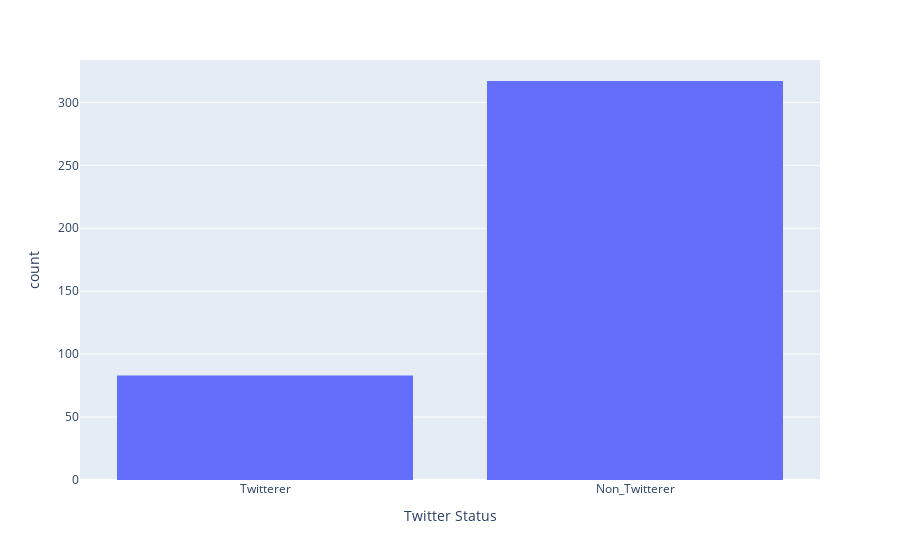

The notebook cell saved with this chart:
### Markdown cell above
> Answer here...

### Code cell
# test_Q3
# SAMPLE SOLUTION
# Simulation of random sample
import numpy as np
import pandas as pd
import plotly.express as px
np.random.seed(seed=11)
simulated_sample_n400 = np.random.choice(['Twitterer', 'Non_Twitterer'], size=400, replace=True, p=[0.23, 1-0.23])

# Plotting results
my_df = pd.DataFrame({'Twitter Status': simulated_sample_n400})
fig = px.histogram(my_df, x='Twitter Status')
fig.show()

# Sample solution
solution = 'Due to the randomness of seeds, your graph and response may look slightly different.\n \
    With my random seed I simulated fewer than 103 Doss twitter users, and a little bit fewer than the general population\n \
    rate of 23% (which would be 92 / 400). The simulation study is more supportive of the null hypothesis than the student study.\n \
    But this is to be expected since the simulation was run under the assumption that the null hypothesis is true.'
print(solution)

assert False

### Figure 1 — Plotly figure (JSON) as saved in the notebook; plotly's stock layout.template omitted (floating-point values rounded to 4 significant figures; data arrays with more than 128 entries replaced by an {"elided": "..."} marker saying what was removed)
{"data": [{"alignmentgroup": "True", "bingroup": "x", "hovertemplate": "Twitter Status=%{x}<br>count=%{y}<extra></extra>", "legendgroup": "", "marker": {"color": "#636efa", "pattern": {"shape": ""}}, "name": "", "offsetgroup": "", "orientation": "v", "showlegend": false, "type": "histogram", "x": {"elided": "400 str values"}, "xaxis": "x", "yaxis": "y"}], "layout": {"barmode": "relative", "legend": {"tracegroupgap": 0}, "margin": {"t": 60}, "xaxis": {"anchor": "y", "domain": [0, 1], "title": {"text": "Twitter Status"}}, "yaxis": {"anchor": "x", "domain": [0, 1], "title": {"text": "count"}}}}
